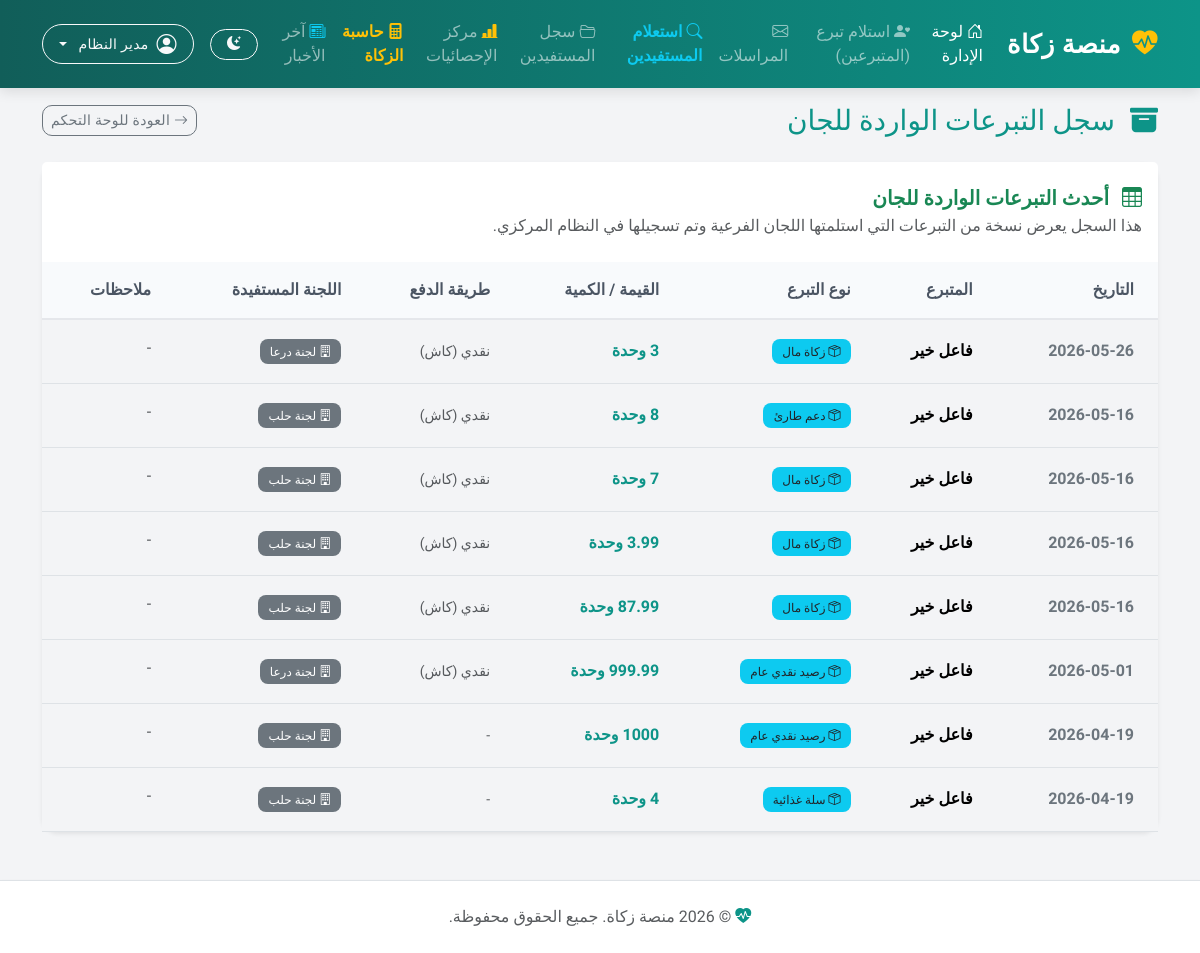
The page /committee_donations_log.php (signed in) on the database its author committed.
### tables this page shows
CREATE TABLE `incoming_donations` (
  `id` int(11) NOT NULL,
  `committee_id` int(11) NOT NULL DEFAULT 0,
  `donation_type_id` int(11) NOT NULL,
  `quantity` decimal(15,2) NOT NULL,
  `deposit_date` timestamp NOT NULL DEFAULT current_timestamp(),
  `donor_name` varchar(255) DEFAULT 'فاعل خير',
  `currency` varchar(10) DEFAULT 'JOD',
  `payment_method` varchar(100) DEFAULT NULL,
  `campaign_name` varchar(255) DEFAULT NULL,
  `donation_date` date DEFAULT NULL,
  `notes` text DEFAULT NULL
);

CREATE TABLE `donation_types` (
  `id` int(11) NOT NULL,
  `category` enum('Cash','In-Kind') NOT NULL COMMENT 'نقدي أو عيني',
  `sub_category` varchar(100) NOT NULL COMMENT 'مثل: مؤقتة، سلة غذائية، الخ',
  `description` text DEFAULT NULL
);

CREATE TABLE `committees_registry` (
  `id` int(11) NOT NULL,
  `committee_name` varchar(255) NOT NULL,
  `api_base_url` varchar(255) DEFAULT NULL,
  `api_auth_token` varchar(255) DEFAULT NULL,
  `status` varchar(50) DEFAULT 'Active'
);

### committee_donations_log.php (the view, shortened to what this page needs)
<?php
require_once __DIR__ . '/db.php';
$donations_history = [];
try {
    $central_pdo = new PDO("mysql:host=$host;dbname=zakat_central_db;charset=$charset", $user, $pass, $options);
    $donations_stmt = $central_pdo->query("
        SELECT
            inc.*,
            cr.committee_name,
            dt.category,
            dt.sub_category
        FROM incoming_donations inc
        JOIN committees_registry cr ON inc.committee_id = cr.id
        LEFT JOIN donation_types dt ON inc.donation_type_id = dt.id
        WHERE inc.committee_id != 0
        ORDER BY inc.deposit_date DESC, inc.id DESC
        LIMIT 200
    ");
    $donations_history = $donations_stmt->fetchAll();
} catch (PDOException $e) {
    $error = "خطأ في جلب البيانات: " . $e->getMessage();
}
require_once __DIR__ . '/header.php';
?>
<div class="row mb-4 mt-3">
    <div class="col-12 d-flex justify-content-between align-items-center">
        <h3 class="mb-0 text-primary"><i class="bi bi-archive-fill me-2"></i> سجل التبرعات الواردة للجان</h3>
        <a href="index.php" class="btn btn-sm btn-outline-secondary"><i class="bi bi-arrow-right"></i> العودة للوحة التحكم</a>
    </div>
</div>
<div class="card shadow-sm border-0 mb-5">
    <div class="card-header bg-white border-0 pt-4 pb-2">
        <h5 class="mb-0 text-success fw-bold"><i class="bi bi-table me-2"></i> أحدث التبرعات الواردة للجان</h5>
        <p class="text-muted mt-1">هذا السجل يعرض نسخة من التبرعات التي استلمتها اللجان الفرعية وتم تسجيلها في النظام المركزي.</p>
    </div>
    <div class="card-body p-0">
        <?php if (count($donations_history) > 0): ?>
            <div class="table-responsive">
                <table class="table table-hover align-middle mb-0 text-nowrap">
                    <thead class="table-light">
                        <tr>
                            <th class="ps-4">التاريخ</th>
                            <th>المتبرع</th>
                            <th>نوع التبرع</th>
                            <th>القيمة / الكمية</th>
                            <th>طريقة الدفع</th>
                            <th>اللجنة المستفيدة</th>
                            <th>ملاحظات</th>
                        </tr>
                    </thead>
                    <tbody>
                        <?php foreach ($donations_history as $log): ?>
                        <tr>
                            <td class="ps-4"><div class="fw-bold text-secondary"><?php echo htmlspecialchars($log['donation_date'] ?: date('Y-m-d', strtotime($log['deposit_date']))); ?></div></td>
                            <td><strong><?php echo htmlspecialchars($log['donor_name'] ?: 'فاعل خير'); ?></strong></td>
                            <td>
                                <?php if($log['category'] == 'نقدي' || mb_strpos($log['category'], 'نقد') !== false): ?><span class="badge bg-warning text-dark"><i class="bi bi-cash-stack"></i> <?php echo htmlspecialchars($log['sub_category']); ?></span>
                                <?php else: ?><span class="badge bg-info text-dark"><i class="bi bi-box-seam"></i> <?php echo htmlspecialchars($log['sub_category']); ?></span><?php endif; ?>
                            </td>
                            <td>
                                <?php if($log['category'] == 'نقدي' || mb_strpos($log['category'], 'نقد') !== false): ?><strong class="text-success"><?php echo number_format((float)$log['quantity'], 2); ?> <?php echo htmlspecialchars($log['currency']); ?></strong>
                                <?php else: ?><strong class="text-primary"><?php echo (float)$log['quantity']; ?> وحدة</strong><?php endif; ?>
                            </td>
                            <td><span class="small text-muted"><?php echo htmlspecialchars($log['payment_method'] ?: '-'); ?></span></td>
                            <td><span class="badge bg-secondary"><i class="bi bi-building"></i> <?php echo htmlspecialchars($log['committee_name']); ?></span></td>
                            <td><span class="d-inline-block text-truncate text-muted" style="max-width: 150px;" title="<?php echo htmlspecialchars($log['notes'] ?? ''); ?>"><?php echo htmlspecialchars($log['notes'] ?: '-'); ?></span></td>
                        </tr>
                        <?php endforeach; ?>
                    </tbody>
                </table>
            </div>
        <?php else: ?>
            <div class="alert alert-light text-center m-4 text-muted border"><i class="bi bi-info-circle fs-4 d-block mb-2"></i> لم يتم تسجيل أي تبرعات واردة من اللجان بعد.</div>
        <?php endif; ?>
    </div>
</div>
<?php require_once __DIR__ . '/footer.php'; ?>

### header.php (style rules this page uses)
:root { --bs-primary: #0d9488; --bs-primary-rgb: 13, 148, 136; --bs-info: #06b6d4; --bs-success: #10b981; --bs-warning: #f59e0b; --bs-body-bg: #f3f4f6; }
body { font-family: 'Tajawal', sans-serif; background-color: var(--bs-body-bg); color: #374151; }
.card { border: none !important; border-radius: 16px !important; box-shadow: 0 4px 6px -1px rgba(0, 0, 0, 0.05), 0 2px 4px -1px rgba(0, 0, 0, 0.03); transition: transform 0.2s ease, box-shadow 0.2s ease; }
.btn { border-radius: 10px; font-weight: 500; letter-spacing: 0.3px; transition: all 0.3s; }
.table > :not(caption) > * > * { padding: 1rem 0.75rem; }
.table-light th { background-color: #f8fafc; color: #4b5563; font-weight: 700; border-bottom: 2px solid #e5e7eb; }
.badge { font-weight: 500; padding: 0.5em 0.85em; border-radius: 8px; }
html:not(.view-transition-active) body, html:not(.view-transition-active) .card, html:not(.view-transition-active) .navbar, html:not(.view-transition-active) .bg-white, html:not(.view-transition-active) .bg-light, html:not(.view-transition-active) .modal-content { transition: background-color 0.3s ease, color 0.3s ease, border-color 0.3s ease; }

### rows shown on the page
incoming_donations: donation_date "2026-05-26", donor_name "فاعل خير", donation_type.sub_category "زكاة مال", quantity "3", payment_method "نقدي (كاش)", committees_registry.committee_name "لجنة درعا", notes "-"
incoming_donations: donation_date "2026-05-16", donor_name "فاعل خير", donation_type.sub_category "دعم طارئ", quantity "8", payment_method "نقدي (كاش)", committees_registry.committee_name "لجنة حلب", notes "-"
incoming_donations: donation_date "2026-05-16", donor_name "فاعل خير", donation_type.sub_category "زكاة مال", quantity "7", payment_method "نقدي (كاش)", committees_registry.committee_name "لجنة حلب", notes "-"
incoming_donations: donation_date "2026-05-16", donor_name "فاعل خير", donation_type.sub_category "زكاة مال", quantity "3.99", payment_method "نقدي (كاش)", committees_registry.committee_name "لجنة حلب", notes "-"
incoming_donations: donation_date "2026-05-16", donor_name "فاعل خير", donation_type.sub_category "زكاة مال", payment_method "نقدي (كاش)", committees_registry.committee_name "لجنة حلب", notes "-"
incoming_donations: donation_date "2026-05-01", donor_name "فاعل خير", donation_type.sub_category "رصيد نقدي عام", payment_method "نقدي (كاش)", committees_registry.committee_name "لجنة درعا", notes "-"
incoming_donations: donation_date+deposit_date "2026-04-19", donor_name "فاعل خير", donation_type.sub_category "رصيد نقدي عام", payment_method "-", committees_registry.committee_name "لجنة حلب", notes "-"
incoming_donations: donation_date+deposit_date "2026-04-19", donor_name "فاعل خير", donation_type.sub_category "سلة غذائية", quantity "4", payment_method "-", committees_registry.committee_name "لجنة حلب", notes "-"

### other values the page prints
t('zakat_platform') "منصة زكاة"
t('admin_dashboard') "لوحة الإدارة"
t('receive_donation') "استلام تبرع (المتبرعين)"
t('guest_search') "استعلام المستفيدين"
t('beneficiaries_record') "سجل المستفيدين"
t('statistics_center') "مركز الإحصائيات"
t('zakat_calculator') "حاسبة الزكاة"
t('latest_news') "آخر الأخبار"
$_SESSION['user_name'] "مدير النظام"
t('footer_copyright') "جميع الحقوق محفوظة."
